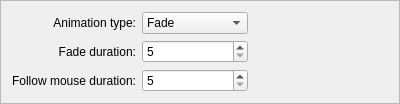
<?xml version="1.0" encoding="UTF-8"?>
<ui version="4.0">
 <class>FollowMouseAnimationConfigBox</class>
 <widget class="QFrame" name="FollowMouseAnimationConfigBox">
  <property name="geometry">
   <rect>
    <x>0</x>
    <y>0</y>
    <width>400</width>
    <height>94</height>
   </rect>
  </property>
  <property name="sizePolicy">
   <sizepolicy hsizetype="Preferred" vsizetype="Preferred">
    <horstretch>0</horstretch>
    <verstretch>0</verstretch>
   </sizepolicy>
  </property>
  <property name="windowTitle">
   <string>Frame</string>
  </property>
  <property name="frameShape">
   <enum>QFrame::StyledPanel</enum>
  </property>
  <property name="frameShadow">
   <enum>QFrame::Sunken</enum>
  </property>
  <layout class="QGridLayout" name="gridLayout">
   <item row="0" column="0">
    <widget class="QLabel" name="label">
     <property name="text">
      <string>Animation type:</string>
     </property>
     <property name="alignment">
      <set>Qt::AlignRight|Qt::AlignTrailing|Qt::AlignVCenter</set>
     </property>
     <property name="buddy">
      <cstring>typeComboBox_</cstring>
     </property>
    </widget>
   </item>
   <item row="0" column="1">
    <widget class="KComboBox" name="typeComboBox_">
     <item>
      <property name="text">
       <string>Fade</string>
      </property>
     </item>
     <item>
      <property name="text">
       <string>Follow Mouse</string>
      </property>
     </item>
    </widget>
   </item>
   <item row="1" column="0">
    <widget class="QLabel" name="durationLabel_">
     <property name="text">
      <string>Fade duration:</string>
     </property>
     <property name="alignment">
      <set>Qt::AlignRight|Qt::AlignTrailing|Qt::AlignVCenter</set>
     </property>
     <property name="buddy">
      <cstring>durationSpinBox_</cstring>
     </property>
    </widget>
   </item>
   <item row="1" column="1">
    <widget class="KIntSpinBox" name="durationSpinBox_">
     <property name="minimum">
      <number>5</number>
     </property>
     <property name="maximum">
      <number>2000</number>
     </property>
     <property name="singleStep">
      <number>5</number>
     </property>
    </widget>
   </item>
   <item row="2" column="0">
    <widget class="QLabel" name="followMouseDurationLabel_">
     <property name="text">
      <string>Follow mouse duration:</string>
     </property>
     <property name="alignment">
      <set>Qt::AlignRight|Qt::AlignTrailing|Qt::AlignVCenter</set>
     </property>
     <property name="buddy">
      <cstring>followMouseDurationSpinBox_</cstring>
     </property>
    </widget>
   </item>
   <item row="2" column="1">
    <widget class="KIntSpinBox" name="followMouseDurationSpinBox_">
     <property name="minimum">
      <number>5</number>
     </property>
     <property name="maximum">
      <number>2000</number>
     </property>
     <property name="singleStep">
      <number>5</number>
     </property>
    </widget>
   </item>
   <item row="0" column="2">
    <spacer name="horizontalSpacer">
     <property name="orientation">
      <enum>Qt::Horizontal</enum>
     </property>
     <property name="sizeHint" stdset="0">
      <size>
       <width>40</width>
       <height>20</height>
      </size>
     </property>
    </spacer>
   </item>
  </layout>
 </widget>
 <customwidgets>
  <customwidget>
   <class>KIntSpinBox</class>
   <extends>QSpinBox</extends>
   <header>knuminput.h</header>
  </customwidget>
  <customwidget>
   <class>KComboBox</class>
   <extends>QComboBox</extends>
   <header>kcombobox.h</header>
  </customwidget>
 </customwidgets>
 <resources/>
 <connections/>
</ui>
